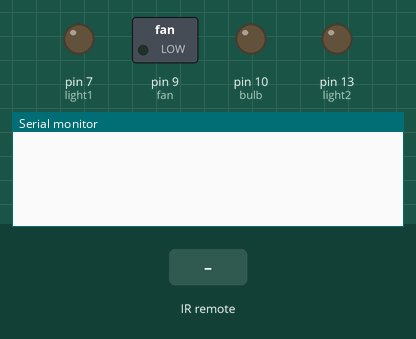
Bench run of a sketch on a simulated Arduino Uno, built with avr-gcc and run on an emulated ATmega328P. Shown: switched loads named in the sketch (green lamp = pin HIGH), output pins drawn as LEDs (lit = HIGH), the last lines printed to the serial monitor. Inputs (shaded band) come from the test bench.

Above: at 1.2 s.
1.3 s: infrared code 0x371A3C86 received
At 2.0 s:
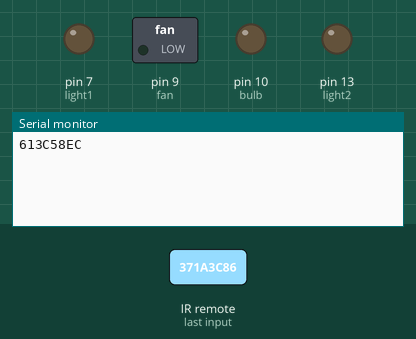
2.8 s: infrared code 0x143226DB received
At 3.2 s:
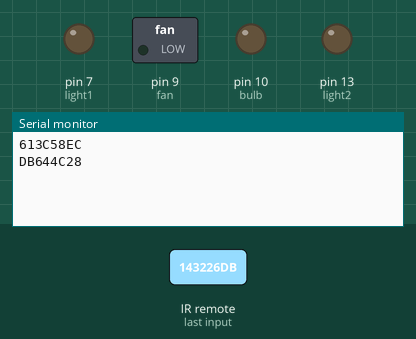
4.3 s: infrared code 0x80BF718E received
At 5.5 s:
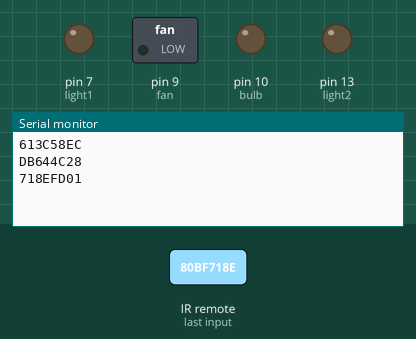

The sketch:

4xVersion.ino
```cpp
#include <IRremote.h>


#define IR_RECEIVE_PIN 11


int light1 = 7;
int light2 = 13;
int fan = 9;
int bulb = 10;


int componentState[] = { 0, 0, 0, 0, 0 };


// declaring the hexaDecimal code for each buttons
#define fanButton 339227911
#define lightButton1 0x371A3C86
#define lightButton2 0x143226DB
#define bulbButton 0x80BF718E
#define button5 0x39D41DC6


void setup() {


  Serial.begin(9600);


  IrReceiver.begin(IR_RECEIVE_PIN, ENABLE_LED_FEEDBACK);  //start the receiver

  pinMode(light1, OUTPUT); // setup for the pin configuration
  pinMode(light2,OUTPUT);
  pinMode(fan,OUTPUT);
  pinMode(bulb,OUTPUT);
}

void loop() {
  if (IrReceiver.decode()) {
int value=IrReceiver.decodedIRData.decodedRawData;
if(value != 0){
  Serial.println(IrReceiver.decodedIRData.decodedRawData,HEX);

  }
   IrReceiver.resume();

}
}
```

Measured:
- after the input at 1.3 s, the serial monitor: prints a new line at once (image 1)
- after the input at 2.8 s, the serial monitor: prints a new line at once (image 2)
- after the input at 4.3 s, the serial monitor: prints a new line at once (image 3)
